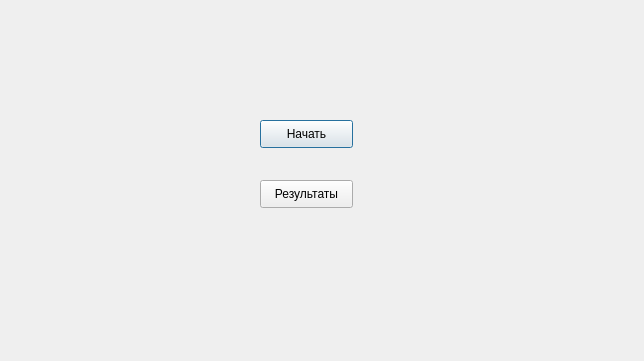
<?xml version="1.0" encoding="UTF-8"?>
<ui version="4.0">
 <class>Dialog</class>
 <widget class="QDialog" name="Dialog">
  <property name="geometry">
   <rect>
    <x>0</x>
    <y>0</y>
    <width>644</width>
    <height>361</height>
   </rect>
  </property>
  <property name="windowTitle">
   <string>Dialog</string>
  </property>
  <widget class="QPushButton" name="pushButton">
   <property name="geometry">
    <rect>
     <x>260</x>
     <y>120</y>
     <width>93</width>
     <height>28</height>
    </rect>
   </property>
   <property name="text">
    <string>Начать</string>
   </property>
  </widget>
  <widget class="QPushButton" name="pushButton_2">
   <property name="geometry">
    <rect>
     <x>260</x>
     <y>180</y>
     <width>93</width>
     <height>28</height>
    </rect>
   </property>
   <property name="text">
    <string>Результаты</string>
   </property>
  </widget>
 </widget>
 <resources/>
 <connections/>
</ui>
